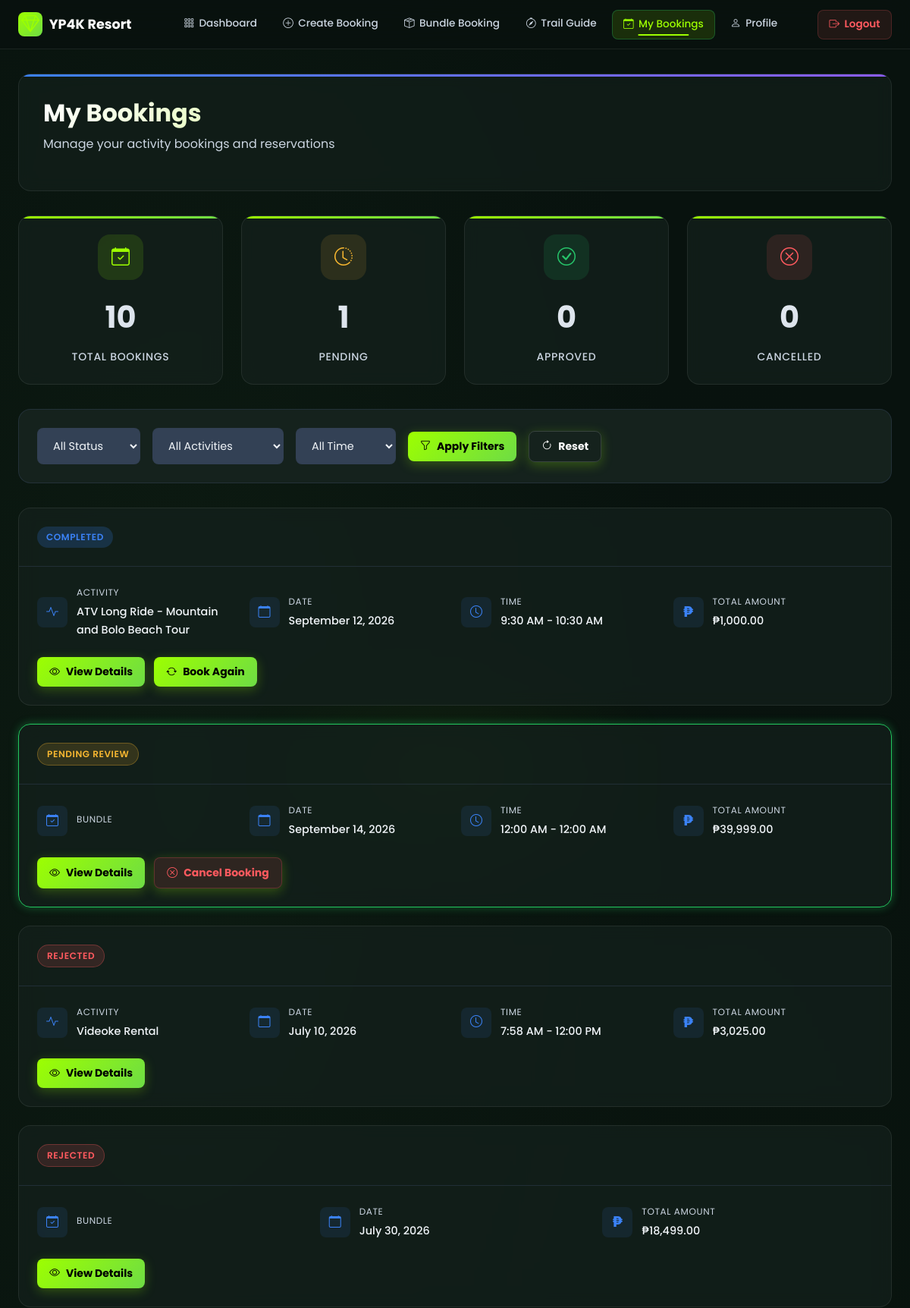
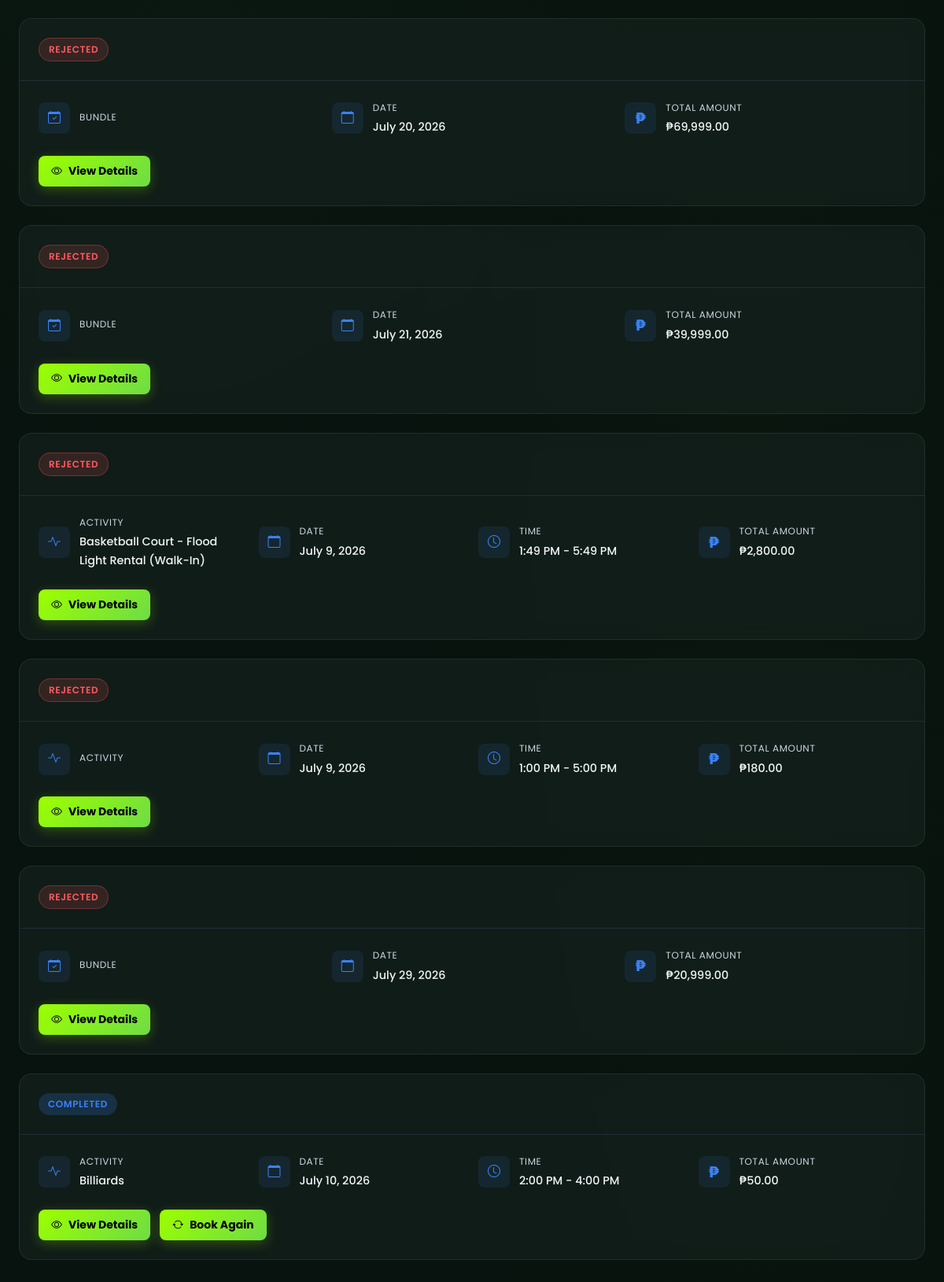
Page /User_Dashboard/my-bookings.php (signed in) on the committed database (2 pictures, top to bottom).
### tables this page shows
CREATE TABLE `bookings` (
  `id` int(11) NOT NULL,
  `booking_reference` varchar(20) NOT NULL,
  `user_id` int(11) DEFAULT NULL,
  `booking_type` enum('activity','accommodation','bundle') NOT NULL,
  `activity_id` int(11) DEFAULT NULL,
  `accommodation_id` int(11) DEFAULT NULL,
  `bundle_id` int(11) DEFAULT NULL,
  `status_id` int(11) NOT NULL DEFAULT 1,
  `full_name` varchar(255) NOT NULL,
  `email` varchar(255) NOT NULL,
  `phone_number` varchar(20) NOT NULL,
  `check_in_date` date NOT NULL,
  `check_in_time` time DEFAULT NULL,
  `check_out_date` date DEFAULT NULL,
  `check_out_time` time DEFAULT NULL,
  `number_of_days` int(11) DEFAULT NULL,
  `number_of_guests` int(11) NOT NULL DEFAULT 1,
  `special_requests` text DEFAULT NULL,
  `total_amount` decimal(10,2) NOT NULL,
  `payment_status` enum('pending','paid','refunded') DEFAULT 'pending',
  `payment_method` varchar(50) DEFAULT 'gcash',
  `booking_source` enum('online','walk_in') NOT NULL DEFAULT 'online',
  `guest_name` varchar(255) DEFAULT NULL,
  `guest_contact` varchar(30) DEFAULT NULL,
  `created_at` timestamp NOT NULL DEFAULT current_timestamp(),
  `updated_at` timestamp NOT NULL DEFAULT current_timestamp() ON UPDATE current_timestamp(),
  `payment_proof` varchar(500) DEFAULT NULL
);

CREATE TABLE `booking_status` (
  `id` int(11) NOT NULL,
  `name` varchar(50) NOT NULL,
  `description` text DEFAULT NULL,
  `color` varchar(20) DEFAULT NULL,
  `is_active` tinyint(1) DEFAULT 1,
  `created_at` timestamp NOT NULL DEFAULT current_timestamp()
);

### User_Dashboard/my-bookings.php (the view, shortened to what this page needs)
<?php
$lastVisitedBookings = $_SESSION['last_visited_bookings'] ?? '2000-01-01 00:00:00';
global $conn;
$userId = $_SESSION['user_id'];
$stmt = $conn->prepare("
    SELECT
        b.id,
        b.booking_reference,
        b.booking_type,
        b.activity_id,
        b.accommodation_id,
        b.full_name,
        b.email,
        b.phone_number,
        b.check_in_date,
        b.check_in_time,
        b.check_out_date,
        b.check_out_time,
        b.number_of_days,
        b.number_of_guests,
        b.special_requests,
        b.total_amount,
        b.payment_status,
        b.created_at,
        bs.name as status_name,
        bs.description as status_description,
        bs.color as status_color,
        CASE
            WHEN b.booking_type = 'activity' THEN a.name
            ELSE acc.name
        END as item_name,
        CASE
            WHEN b.booking_type = 'activity' THEN 'bi-activity'
            ELSE NULL
        END as item_icon
    FROM bookings b
    LEFT JOIN booking_status bs ON b.status_id = bs.id
    LEFT JOIN activities a ON b.activity_id = a.id
    LEFT JOIN accommodations acc ON b.accommodation_id = acc.id
    WHERE b.user_id = ?
    ORDER BY b.created_at DESC
");
$stmt->bind_param('i', $userId);
$stmt->execute();
$result = $stmt->get_result();
$bookings = [];
while ($row = $result->fetch_assoc()) {
    $bookings[] = $row;
}
$statsQuery = "
    SELECT
        bs.name as status,
        COUNT(*) as count
    FROM bookings b
    JOIN booking_status bs ON b.status_id = bs.id
    WHERE b.user_id = ?
    GROUP BY bs.name
";
$stmt = $conn->prepare($statsQuery);
$stmt->bind_param('i', $userId);
$stmt->execute();
$statsResult = $stmt->get_result();
$stats = [
    'pending_review' => 0,
    'approved' => 0,
    'rejected' => 0,
    'completed' => 0,
    'cancelled' => 0
];
while ($row = $statsResult->fetch_assoc()) {
    $stats[$row['status']] = $row['count'];
}
?>
<!DOCTYPE html>
<html lang="en">
<head>
    <link href="../assets/css/bootstrap.min.css" rel="stylesheet">
    <link rel="stylesheet" href="../css/resort-theme.css">
    <link rel="stylesheet" href="../css/dashboard-resort.css">
    <link rel="stylesheet" href="https://cdn.jsdelivr.net/npm/bootstrap-icons@1.11.0/font/bootstrap-icons.css">
</head>
<body>
    <?php include 'components/navigation.php'; ?>
    <div class="container-fluid px-4 bookings-container">
        <div class="page-header">
            <h1 class="page-title">My Bookings</h1>
            <p class="page-subtitle">Manage your activity bookings and reservations</p>
        </div>
        <div class="stats-grid">
            <div class="stat-card">
                <div class="stat-icon primary">
                    <i class="bi bi-calendar-check"></i>
                </div>
                <div class="stat-number"><?php echo count($bookings); ?></div>
                <div class="stat-label">Total Bookings</div>
            </div>
            <div class="stat-card">
                <div class="stat-icon warning">
                    <i class="bi bi-clock-history"></i>
                </div>
                <div class="stat-number"><?php echo $stats['pending_review']; ?></div>
                <div class="stat-label">Pending</div>
            </div>
            <div class="stat-card">
                <div class="stat-icon success">
                    <i class="bi bi-check-circle"></i>
                </div>
                <div class="stat-number"><?php echo $stats['approved']; ?></div>
                <div class="stat-label">Approved</div>
            </div>
            <div class="stat-card">
                <div class="stat-icon danger">
                    <i class="bi bi-x-circle"></i>
                </div>
                <div class="stat-number"><?php echo $stats['cancelled']; ?></div>
                <div class="stat-label">Cancelled</div>
            </div>
        </div>
        <div class="filter-bar">
            <div class="filter-group">
                <select class="filter-select" id="statusFilter">
                    <option value="">All Status</option>
                </select>
                <select class="filter-select" id="activityFilter">
                    <option value="">All Activities</option>
                </select>
                <select class="filter-select" id="dateFilter">
                    <option value="">All Time</option>
                </select>
                <button class="btn-modern btn-primary-modern" onclick="applyFilters()">
                    <i class="bi bi-funnel"></i>Apply Filters
                </button>
                <button class="btn-modern btn-secondary-modern" onclick="resetFilters()">
                    <i class="bi bi-arrow-clockwise"></i>Reset
                </button>
            </div>
        </div>
        <div id="bookingsList">
            <?php if (count($bookings) > 0): ?>
                <?php foreach ($bookings as $booking): ?>
                    <?php
                        $isUnread = ($booking['status_name'] === 'pending_review' && $booking['created_at'] > $lastVisitedBookings);
                        $highlightClass = $isUnread ? ' unread-highlight' : '';
                    ?>
                    <div class="booking-card<?php echo $highlightClass; ?>" data-status="<?php echo $booking['status_name']; ?>" data-activity="<?php echo $booking['item_name']; ?>">
                        <div class="booking-header">
                            <span class="booking-status status-<?php echo $booking['status_name']; ?>">
                                <?php echo ucfirst(str_replace('_', ' ', $booking['status_name'])); ?>
                            </span>
                        </div>
                        <div class="booking-body">
                            <div class="booking-info">
                                <div class="booking-info-item">
                                    <div class="booking-info-icon">
                                        <i class="bi <?php echo $booking['item_icon'] ?: 'bi-calendar-check'; ?>"></i>
                                    </div>
                                    <div class="booking-info-content">
                                        <div class="booking-info-label"><?php echo ucfirst($booking['booking_type']); ?></div>
                                        <div class="booking-info-value"><?php echo htmlspecialchars($booking['item_name']); ?></div>
                                    </div>
                                </div>
                                <div class="booking-info-item">
                                    <div class="booking-info-icon">
                                        <i class="bi bi-calendar"></i>
                                    </div>
                                    <div class="booking-info-content">
                                        <div class="booking-info-label">Date</div>
                                        <div class="booking-info-value"><?php echo date('F j, Y', strtotime($booking['check_in_date'])); ?></div>
                                    </div>
                                </div>
                                <?php if ($booking['check_in_time']): ?>
                                <div class="booking-info-item">
                                    <div class="booking-info-icon">
                                        <i class="bi bi-clock"></i>
                                    </div>
                                    <div class="booking-info-content">
                                        <div class="booking-info-label">Time</div>
                                        <div class="booking-info-value">
                                            <?php echo date('g:i A', strtotime($booking['check_in_time'])); ?>
                                            <?php if ($booking['check_out_time']): ?>
                                                - <?php echo date('g:i A', strtotime($booking['check_out_time'])); ?>
                                            <?php endif; ?>
                                        </div>
                                    </div>
                                </div>
                                <?php endif; ?>
                                <div class="booking-info-item">
                                    <div class="booking-info-icon">
                                        <span style="font-weight: 800; font-style: normal; font-size: 1.2rem; line-height: 1;">&#8369;</span>
                                    </div>
                                    <div class="booking-info-content">
                                        <div class="booking-info-label">Total Amount</div>
                                        <div class="booking-info-value">&#8369;<?php echo number_format($booking['total_amount'], 2); ?></div>
                                    </div>
                                </div>
                            </div>
                            <div class="booking-actions">
                                <button class="btn-modern btn-primary-modern" onclick="viewBooking(<?php echo $booking['id']; ?>)">
                                    <i class="bi bi-eye"></i>View Details
                                </button>
                                <?php if ($booking['status_name'] === 'pending_review'): ?>
                                <button class="btn-modern btn-danger-modern" onclick="cancelBooking(<?php echo $booking['id']; ?>)">
                                    <i class="bi bi-x-circle"></i>Cancel Booking
                                </button>
                                <?php elseif ($booking['status_name'] === 'approved'): ?>
                                <button class="btn-modern btn-success-modern" onclick="downloadTicket(<?php echo $booking['id']; ?>)">
                                    <i class="bi bi-download"></i>Download Ticket
                                </button>
                                <?php elseif ($booking['status_name'] === 'completed'): ?>
                                <button class="btn-modern btn-primary-modern" onclick="rebookActivity(<?php echo $booking['id']; ?>)">
                                    <i class="bi bi-arrow-repeat"></i>Book Again
                                </button>
                                <?php endif; ?>
                            </div>
                        </div>
                    </div>
                <?php endforeach; ?>
            <?php endif; ?>
        </div>
    </div>
</body>
</html>

### css/resort-theme.css (style rules this page uses)
:root { --bg-primary: #08120E; --bg-secondary: #101B17; --bg-card: #15221D; --bg-card-2: #1A2B22; --bg-elevated: #1E3028; --nav-bg: rgba(9, 18, 15, 0.88); --accent: #9DFF00; --accent-2: #6EDC45; --accent-3: #4BBF2E; --accent-dim: rgba(157, 255, 0, 0.5); --glow: rgba(157, 255, 0, 0.18); --glow-sm: rgba(157, 255, 0, 0.08); --glow-lg: rgba(157, 255, 0, 0.25); --text: #FFFFFF; --text-2: #cbd5e1; --text-muted: #cbd5e1; --text-dim: #94a3b8; --success: #27C46A; --warning: #F7B731; --error: #FF5A5F; --info: #B8C4BE; --border: rgba(255, 255, 255, 0.08); --border-2: rgba(255, 255, 255, 0.04); --border-accent: rgba(157, 255, 0, 0.3); --border-hover: rgba(157, 255, 0, 0.5); --shadow-sm: 0 1px 4px rgba(0,0,0,0.5); --shadow-md: 0 4px 20px rgba(0,0,0,0.55); --shadow-lg: 0 10px 40px rgba(0,0,0,0.65); --shadow-xl: 0 20px 60px rgba(0,0,0,0.7); --shadow-glow: 0 0 30px rgba(157, 255, 0, 0.12); --shadow-glow-lg:0 0 60px rgba(157, 255, 0, 0.2); --radius-xs: 6px; --radius-sm: 10px; --radius-md: 14px; --radius-lg: 18px; --radius-xl: 24px; --radius-2xl: 32px; --t: all 0.3s cubic-bezier(0.4, 0, 0.2, 1); --t-fast: all 0.15s ease; --t-slow: all 0.5s cubic-bezier(0.4, 0, 0.2, 1); --font: 'Poppins', -apple-system, BlinkMacSystemFont, sans-serif; }
*, *::before, *::after { margin: 0; padding: 0; box-sizing: border-box; }
html { scroll-behavior: smooth; }
body { font-family: var(--font); background-color: var(--bg-primary); color: var(--text); min-height: 100vh; line-height: 1.65; overflow-x: hidden; -webkit-font-smoothing: antialiased; }

### rows in the picture
bookings: number_of_days "1", status.name "REJECTED", booking_type "BUNDLE", check_in_date "July 30, 2026", total_amount "18,499.00"
bookings: status.name "COMPLETED", booking_type "ACTIVITY", item_name "ATV Long Ride - Mountain and Bolo Beach Tour", check_in_date "September 12, 2026", check_in_time "9:30 AM", check_out_time "10:30 AM", total_amount "1,000.00"
bookings: status.name "PENDING REVIEW", booking_type "BUNDLE", check_in_date "September 14, 2026", check_in_time "12:00 AM", check_out_time "12:00 AM", total_amount "39,999.00"
bookings: status.name "REJECTED", booking_type "ACTIVITY", item_name "Videoke Rental", check_in_date "July 10, 2026", check_in_time "7:58 AM", check_out_time "12:00 PM", total_amount "3,025.00"
bookings: status.name "REJECTED", booking_type "BUNDLE", check_in_date "July 20, 2026", total_amount "69,999.00"
bookings: status.name "REJECTED", booking_type "BUNDLE", check_in_date "July 21, 2026", total_amount "39,999.00"
bookings: status.name "REJECTED", booking_type "ACTIVITY", item_name "Basketball Court - Flood Light Rental (Walk-In)", check_in_date "July 9, 2026", check_in_time "1:49 PM", check_out_time "5:49 PM", total_amount "2,800.00"
bookings: status.name "REJECTED", booking_type "ACTIVITY", check_in_date "July 9, 2026", check_in_time "1:00 PM", check_out_time "5:00 PM", total_amount "180.00"
bookings: status.name "REJECTED", booking_type "BUNDLE", check_in_date "July 29, 2026", total_amount "20,999.00"
bookings: status.name "COMPLETED", booking_type "ACTIVITY", item_name "Billiards", check_in_date "July 10, 2026", check_in_time "2:00 PM", check_out_time "4:00 PM", total_amount "50.00"

### other values in the picture
count($bookings) "10"
$stats['approved'] "0"
$stats['cancelled'] "0"
